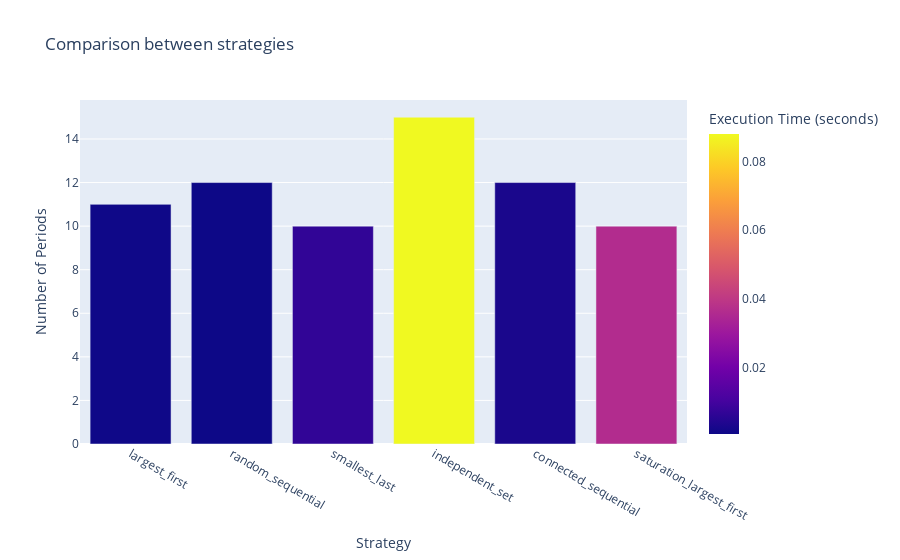

Notebook code for this chart:
### Code cell
fig = px.bar(results_df, x='Strategy', y='Number of Periods', 
             color='Execution Time (seconds)', 
             title='Comparison between strategies',
             labels={'Number of Periods': 'Number of Periods', 'Strategy': 'Strategy'})
fig.show()

### Figure 1 — Plotly figure (JSON) as saved in the notebook; plotly's stock layout.template omitted (floating-point values rounded to 4 significant figures)
{"data": [{"alignmentgroup": "True", "hovertemplate": "Strategy=%{x}<br>Number of Periods=%{y}<br>Execution Time (seconds)=%{marker.color}<extra></extra>", "legendgroup": "", "marker": {"color": [0.000957, 0.0005644, 0.006673, 0.08807, 0.002766, 0.03622], "coloraxis": "coloraxis", "pattern": {"shape": ""}}, "name": "", "offsetgroup": "", "orientation": "v", "showlegend": false, "textposition": "auto", "type": "bar", "x": ["largest_first", "random_sequential", "smallest_last", "independent_set", "connected_sequential", "saturation_largest_first"], "xaxis": "x", "y": [11, 12, 10, 15, 12, 10], "yaxis": "y"}], "layout": {"autosize": true, "barmode": "relative", "coloraxis": {"colorbar": {"title": {"text": "Execution Time (seconds)"}}, "colorscale": [[0, "#0d0887"], [0.1111, "#46039f"], [0.2222, "#7201a8"], [0.3333, "#9c179e"], [0.4444, "#bd3786"], [0.5556, "#d8576b"], [0.6667, "#ed7953"], [0.7778, "#fb9f3a"], [0.8889, "#fdca26"], [1, "#f0f921"]]}, "legend": {"tracegroupgap": 0}, "title": {"text": "Comparison between strategies"}, "xaxis": {"anchor": "y", "autorange": true, "domain": [0, 1], "range": [-0.5, 5.5], "title": {"text": "Strategy"}, "type": "category"}, "yaxis": {"anchor": "x", "autorange": true, "domain": [0, 1], "range": [0, 15.79], "title": {"text": "Number of Periods"}, "type": "linear"}}}
